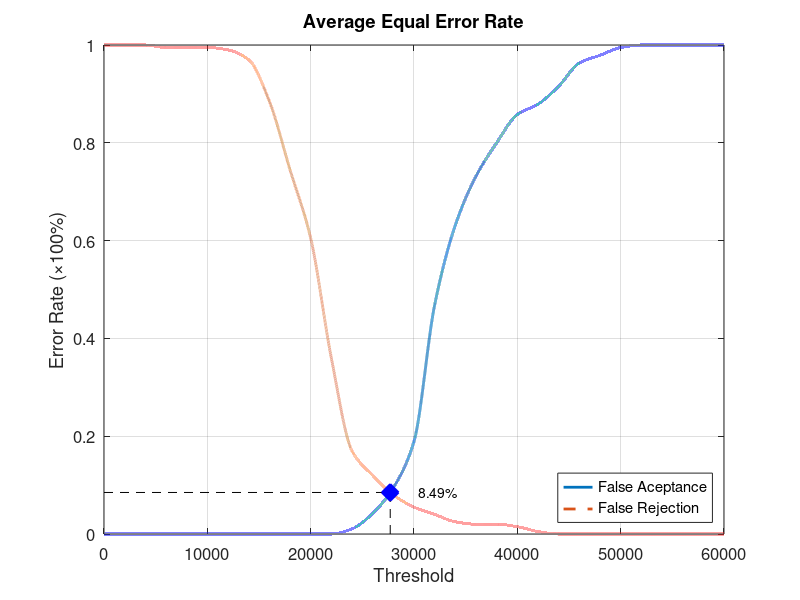
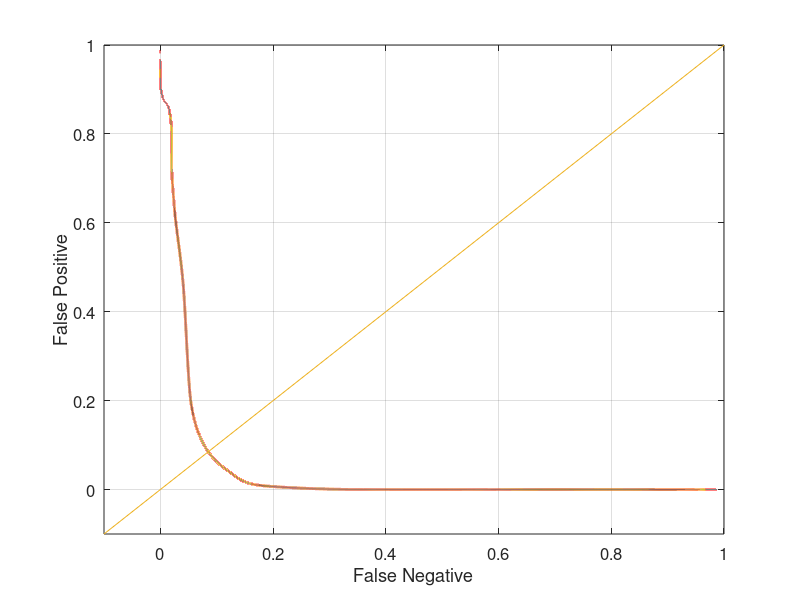

Write the MATLAB code that produced these figures, in order.
function yEER = Database2_3
close all;
clear;
clc;
x = 0:2000:60000;
xq = 0:0.5:60000;

y0 = [0 0 0 0 0 0 0 0 0 0 0 0 0.0105263 0.0421053 0.0947368 0.189474 0.468421 0.631579 0.731579 0.8 0.857895 0.878947 0.915789 0.963158 0.978947 0.994737 1 1 1 1 1];
yy0 = interp1(x, y0, xq, 'pchip');
y1 = [1 1 1 0.995 0.995 0.995 0.99 0.97 0.885 0.745 0.605 0.36 0.17 0.12 0.08 0.055 0.04 0.025 0.02 0.02 0.015 0.005 0 0 0 0 0 0 0 0 0];
yy1 = interp1(x, y1, xq, 'pchip');

% Calculating EER: 
y2 = abs(y0 - y1);
find(y2 == min(y2))
yy2 = abs(yy0 - yy1);
xEER = find(yy2 == min(yy2));
xEERIndex = xq(xEER) % X-axis EER
yEER = yy0(xEER) % Y-axis EER

main = figure
plot(xq, yy0,'-','LineWidth', 2);	hold on
plot(xq, yy1,'--','LineWidth', 2);	hold on
plot([xEERIndex xEERIndex], [0 yEER], 'k--');	hold on
plot([0 xEERIndex], [yEER yEER], 'k--');	hold on
plot(xEERIndex, yEER, 'bx', 'LineWidth', 10);	hold on
text(xEERIndex + 10 * xEERIndex / 100, yEER, [num2str(round((10000 * yEER)) / 100) '%'])
legend('False Aceptance', 'False Rejection', 'Location', 'SouthEast')
xlabel('Threshold')
ylabel('Error Rate (\times100%)')
title('Average Equal Error Rate')
set(gca, 'FontSize', 12)
axis([0 60000 0 1])
grid on

print(main, 'Database2_3Main', '-dpng');
FNRxFPR = figure('Color', [1 1 1]);
plot(yy1, yy0, '-', yy1, yy0, 'LineWidth', 2);
hold on
y = -0.1:0.1:1
plot(y, y); 
set(gca, 'FontSize', 12)
xlabel('False Negative')
ylabel('False Positive')
axis([-0.1 1 -0.1 1])
set(gca, 'FontSize', 12)
grid on

print(FNRxFPR, 'Database2_3FNRxFPR','-dpng');
end
